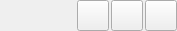
<?xml version="1.0" encoding="UTF-8"?>
<ui version="4.0">
 <class>PresetButtons</class>
 <widget class="QWidget" name="PresetButtons">
  <property name="geometry">
   <rect>
    <x>0</x>
    <y>0</y>
    <width>177</width>
    <height>30</height>
   </rect>
  </property>
  <property name="windowTitle">
   <string>Form</string>
  </property>
  <layout class="QHBoxLayout" name="horizontalLayout">
   <property name="spacing">
    <number>2</number>
   </property>
   <property name="leftMargin">
    <number>0</number>
   </property>
   <property name="topMargin">
    <number>0</number>
   </property>
   <property name="rightMargin">
    <number>0</number>
   </property>
   <property name="bottomMargin">
    <number>0</number>
   </property>
   <item>
    <spacer name="horizontalSpacer">
     <property name="orientation">
      <enum>Qt::Horizontal</enum>
     </property>
     <property name="sizeHint" stdset="0">
      <size>
       <width>40</width>
       <height>20</height>
      </size>
     </property>
    </spacer>
   </item>
   <item>
    <widget class="QToolButton" name="editPresetButton">
     <property name="toolTip">
      <string>Edit Preset</string>
     </property>
     <property name="text">
      <string/>
     </property>
     <property name="iconSize">
      <size>
       <width>24</width>
       <height>24</height>
      </size>
     </property>
    </widget>
   </item>
   <item>
    <widget class="QToolButton" name="copyPresetButton">
     <property name="toolTip">
      <string>Copy Preset</string>
     </property>
     <property name="text">
      <string/>
     </property>
     <property name="iconSize">
      <size>
       <width>24</width>
       <height>24</height>
      </size>
     </property>
    </widget>
   </item>
   <item>
    <widget class="QToolButton" name="deletePresetButton">
     <property name="toolTip">
      <string>Delete Preset</string>
     </property>
     <property name="text">
      <string/>
     </property>
     <property name="iconSize">
      <size>
       <width>24</width>
       <height>24</height>
      </size>
     </property>
    </widget>
   </item>
  </layout>
 </widget>
 <resources/>
 <connections/>
</ui>
